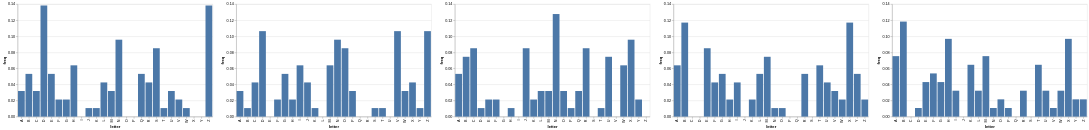

The notebook cell this image was saved under:
### Code cell
alt.hconcat(freq_chart(Y[0::5]), freq_chart(Y[1::5]), freq_chart(Y[2::5]), freq_chart(Y[3::5]), freq_chart(Y[4::5])).resolve_scale(y="shared")

### Figure 1 — Vega-Lite specification as saved in the notebook (floating-point values rounded to 4 significant figures)
{"config": {"view": {"continuousWidth": 300, "continuousHeight": 300}}, "hconcat": [{"data": {"name": "data-a24da9d372a6fb6c17c166b1ae2c1622"}, "mark": {"type": "bar"}, "encoding": {"tooltip": [{"field": "letter", "type": "nominal"}, {"field": "freq", "type": "quantitative"}], "x": {"field": "letter", "scale": {"domain": ["A", "B", "C", "D", "E", "F", "G", "H", "I", "J", "K", "L", "M", "N", "O", "P", "Q", "R", "S", "T", "U", "V", "W", "X", "Y", "Z"]}, "type": "nominal"}, "y": {"field": "freq", "type": "quantitative"}}}, {"data": {"name": "data-34003d123382d87a5e903860cfc1658b"}, "mark": {"type": "bar"}, "encoding": {"tooltip": [{"field": "letter", "type": "nominal"}, {"field": "freq", "type": "quantitative"}], "x": {"field": "letter", "scale": {"domain": ["A", "B", "C", "D", "E", "F", "G", "H", "I", "J", "K", "L", "M", "N", "O", "P", "Q", "R", "S", "T", "U", "V", "W", "X", "Y", "Z"]}, "type": "nominal"}, "y": {"field": "freq", "type": "quantitative"}}}, {"data": {"name": "data-b589e88ed3cb9288ff840d095896a92b"}, "mark": {"type": "bar"}, "encoding": {"tooltip": [{"field": "letter", "type": "nominal"}, {"field": "freq", "type": "quantitative"}], "x": {"field": "letter", "scale": {"domain": ["A", "B", "C", "D", "E", "F", "G", "H", "I", "J", "K", "L", "M", "N", "O", "P", "Q", "R", "S", "T", "U", "V", "W", "X", "Y", "Z"]}, "type": "nominal"}, "y": {"field": "freq", "type": "quantitative"}}}, {"data": {"name": "data-588083d44edc6a304ee831de092fc5c5"}, "mark": {"type": "bar"}, "encoding": {"tooltip": [{"field": "letter", "type": "nominal"}, {"field": "freq", "type": "quantitative"}], "x": {"field": "letter", "scale": {"domain": ["A", "B", "C", "D", "E", "F", "G", "H", "I", "J", "K", "L", "M", "N", "O", "P", "Q", "R", "S", "T", "U", "V", "W", "X", "Y", "Z"]}, "type": "nominal"}, "y": {"field": "freq", "type": "quantitative"}}}, {"data": {"name": "data-cbfe07df4ce73b9463bb52b074f0ec11"}, "mark": {"type": "bar"}, "encoding": {"tooltip": [{"field": "letter", "type": "nominal"}, {"field": "freq", "type": "quantitative"}], "x": {"field": "letter", "scale": {"domain": ["A", "B", "C", "D", "E", "F", "G", "H", "I", "J", "K", "L", "M", "N", "O", "P", "Q", "R", "S", "T", "U", "V", "W", "X", "Y", "Z"]}, "type": "nominal"}, "y": {"field": "freq", "type": "quantitative"}}}], "resolve": {"scale": {"y": "shared"}}, "$schema": "https://vega.github.io/schema/vega-lite/v5.8.0.json", "datasets": {"data-a24da9d372a6fb6c17c166b1ae2c1622": [{"letter": "A", "freq": 0.03191}, {"letter": "B", "freq": 0.05319}, {"letter": "C", "freq": 0.03191}, {"letter": "D", "freq": 0.1383}, {"letter": "E", "freq": 0.05319}, {"letter": "F", "freq": 0.02128}, {"letter": "G", "freq": 0.02128}, {"letter": "H", "freq": 0.06383}, {"letter": "I", "freq": 0.0}, {"letter": "J", "freq": 0.01064}, {"letter": "K", "freq": 0.01064}, {"letter": "L", "freq": 0.04255}, {"letter": "M", "freq": 0.03191}, {"letter": "N", "freq": 0.09574}, {"letter": "O", "freq": 0.0}, {"letter": "P", "freq": 0.0}, {"letter": "Q", "freq": 0.05319}, {"letter": "R", "freq": 0.04255}, {"letter": "S", "freq": 0.08511}, {"letter": "T", "freq": 0.01064}, {"letter": "U", "freq": 0.03191}, {"letter": "V", "freq": 0.02128}, {"letter": "W", "freq": 0.01064}, {"letter": "X", "freq": 0.0}, {"letter": "Y", "freq": 0.0}, {"letter": "Z", "freq": 0.1383}], "data-34003d123382d87a5e903860cfc1658b": [{"letter": "A", "freq": 0.03191}, {"letter": "B", "freq": 0.01064}, {"letter": "C", "freq": 0.04255}, {"letter": "D", "freq": 0.1064}, {"letter": "E", "freq": 0.0}, {"letter": "F", "freq": 0.02128}, {"letter": "G", "freq": 0.05319}, {"letter": "H", "freq": 0.02128}, {"letter": "I", "freq": 0.06383}, {"letter": "J", "freq": 0.04255}, {"letter": "K", "freq": 0.01064}, {"letter": "L", "freq": 0.0}, {"letter": "M", "freq": 0.06383}, {"letter": "N", "freq": 0.09574}, {"letter": "O", "freq": 0.08511}, {"letter": "P", "freq": 0.03191}, {"letter": "Q", "freq": 0.0}, {"letter": "R", "freq": 0.0}, {"letter": "S", "freq": 0.01064}, {"letter": "T", "freq": 0.01064}, {"letter": "U", "freq": 0.0}, {"letter": "V", "freq": 0.1064}, {"letter": "W", "freq": 0.03191}, {"letter": "X", "freq": 0.04255}, {"letter": "Y", "freq": 0.01064}, {"letter": "Z", "freq": 0.1064}], "data-b589e88ed3cb9288ff840d095896a92b": [{"letter": "A", "freq": 0.05319}, {"letter": "B", "freq": 0.07447}, {"letter": "C", "freq": 0.08511}, {"letter": "D", "freq": 0.01064}, {"letter": "E", "freq": 0.02128}, {"letter": "F", "freq": 0.02128}, {"letter": "G", "freq": 0.0}, {"letter": "H", "freq": 0.01064}, {"letter": "I", "freq": 0.0}, {"letter": "J", "freq": 0.08511}, {"letter": "K", "freq": 0.02128}, {"letter": "L", "freq": 0.03191}, {"letter": "M", "freq": 0.03191}, {"letter": "N", "freq": 0.1277}, {"letter": "O", "freq": 0.03191}, {"letter": "P", "freq": 0.01064}, {"letter": "Q", "freq": 0.03191}, {"letter": "R", "freq": 0.08511}, {"letter": "S", "freq": 0.0}, {"letter": "T", "freq": 0.01064}, {"letter": "U", "freq": 0.07447}, {"letter": "V", "freq": 0.0}, {"letter": "W", "freq": 0.06383}, {"letter": "X", "freq": 0.09574}, {"letter": "Y", "freq": 0.02128}, {"letter": "Z", "freq": 0.0}], "data-588083d44edc6a304ee831de092fc5c5": [{"letter": "A", "freq": 0.06383}, {"letter": "B", "freq": 0.117}, {"letter": "C", "freq": 0.0}, {"letter": "D", "freq": 0.0}, {"letter": "E", "freq": 0.08511}, {"letter": "F", "freq": 0.04255}, {"letter": "G", "freq": 0.05319}, {"letter": "H", "freq": 0.02128}, {"letter": "I", "freq": 0.04255}, {"letter": "J", "freq": 0.0}, {"letter": "K", "freq": 0.02128}, {"letter": "L", "freq": 0.05319}, {"letter": "M", "freq": 0.07447}, {"letter": "N", "freq": 0.01064}, {"letter": "O", "freq": 0.01064}, {"letter": "P", "freq": 0.0}, {"letter": "Q", "freq": 0.0}, {"letter": "R", "freq": 0.05319}, {"letter": "S", "freq": 0.0}, {"letter": "T", "freq": 0.06383}, {"letter": "U", "freq": 0.04255}, {"letter": "V", "freq": 0.03191}, {"letter": "W", "freq": 0.02128}, {"letter": "X", "freq": 0.117}, {"letter": "Y", "freq": 0.05319}, {"letter": "Z", "freq": 0.02128}], "data-cbfe07df4ce73b9463bb52b074f0ec11": [{"letter": "A", "freq": 0.07527}, {"letter": "B", "freq": 0.1183}, {"letter": "C", "freq": 0.0}, {"letter": "D", "freq": 0.01075}, {"letter": "E", "freq": 0.04301}, {"letter": "F", "freq": 0.05376}, {"letter": "G", "freq": 0.04301}, {"letter": "H", "freq": 0.09677}, {"letter": "I", "freq": 0.03226}, {"letter": "J", "freq": 0.0}, {"letter": "K", "freq": 0.06452}, {"letter": "L", "freq": 0.03226}, {"letter": "M", "freq": 0.07527}, {"letter": "N", "freq": 0.01075}, {"letter": "O", "freq": 0.02151}, {"letter": "P", "freq": 0.01075}, {"letter": "Q", "freq": 0.0}, {"letter": "R", "freq": 0.03226}, {"letter": "S", "freq": 0.0}, {"letter": "T", "freq": 0.06452}, {"letter": "U", "freq": 0.03226}, {"letter": "V", "freq": 0.01075}, {"letter": "W", "freq": 0.03226}, {"letter": "X", "freq": 0.09677}, {"letter": "Y", "freq": 0.02151}, {"letter": "Z", "freq": 0.02151}]}}
